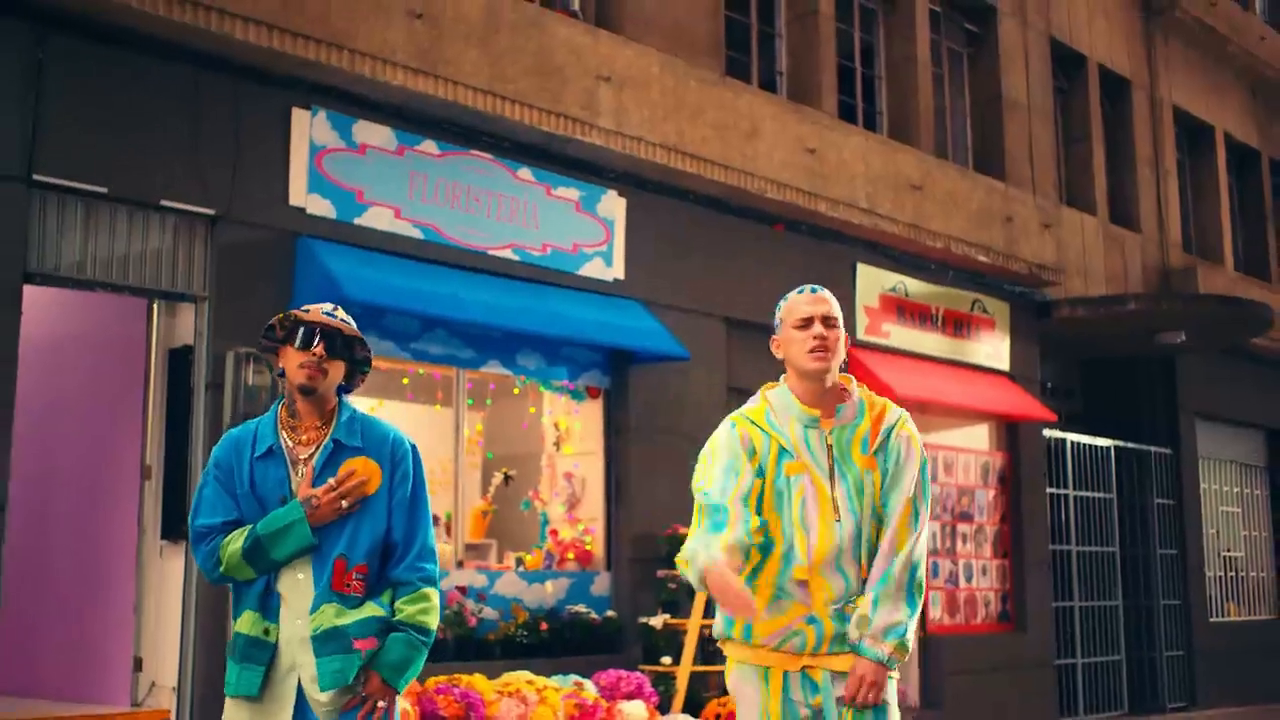
#> input picture frame 14 of sample_data/videos/a group of two men and one woman walking down a sidewalk.mp4, 1280 x 720 px, given in place of output_video_rgb.avi, which was not available
$ jupyter execute 'merge_video'"'"'s.ipynb'
#> lines starting #> are read from the running program, lines starting #| are printed output that depends on the picture
[cell 1]
import cv2
import os
import numpy as np
def merge_videos_side_by_side(input_path1, input_path2, output_path):
    # Open the first video
#> called with output_path = '/mnt/d/marketing/normal/straight.avi'
    cap1 = cv2.VideoCapture(input_path1)
    if not cap1.isOpened():
        print(f"Error: Could not open video file {input_path1}")
        return

    # Open the second video
    cap2 = cv2.VideoCapture(input_path2)
    if not cap2.isOpened():
        print(f"Error: Could not open video file {input_path2}")
        cap1.release()
        return

    # Get the properties of the first video
    width1 = int(cap1.get(cv2.CAP_PROP_FRAME_WIDTH))
    height1 = int(cap1.get(cv2.CAP_PROP_FRAME_HEIGHT))
    fps1 = cap1.get(cv2.CAP_PROP_FPS)

    # Get the properties of the second video
    width2 = int(cap2.get(cv2.CAP_PROP_FRAME_WIDTH))
    height2 = int(cap2.get(cv2.CAP_PROP_FRAME_HEIGHT))
    fps2 = cap2.get(cv2.CAP_PROP_FPS)

    # Check if frame rates are different
    if fps1 != fps2:
        print("Error: Frame rates of the two videos are different.")
        cap1.release()
        cap2.release()
        return

    # Determine the height for resizing (use the smaller height)
    height = min(height1, height2)

    # Calculate the new widths
    new_width1 = int(width1 * (height / height1))
    new_width2 = int(width2 * (height / height2))

    # Total width for the output video
    total_width = new_width1 + new_width2

    # Define the codec and create a VideoWriter object
    fourcc = cv2.VideoWriter_fourcc(*'mp4v')
    out = cv2.VideoWriter(output_path, fourcc, fps1, (total_width, height))

    while cap1.isOpened() or cap2.isOpened():
        ret1, frame1 = cap1.read()
#> frame1 is the input picture: shape (720, 1280, 3); mean B, G, R 75.9, 83, 97.5
        ret2, frame2 = cap2.read()

        # If any video ends, break the loop
        if not ret1 and not ret2:
            break

        # If only one video ends, fill with black frames
        if not ret1:
            frame1 = np.zeros((height, new_width1, 3), dtype=np.uint8)
        if not ret2:
            frame2 = np.zeros((height, new_width2, 3), dtype=np.uint8)

        # Resize frames
        if ret1:
            frame1 = cv2.resize(frame1, (new_width1, height))
        if ret2:
            frame2 = cv2.resize(frame2, (new_width2, height))

        # Concatenate frames horizontally
        combined_frame = np.hstack((frame1, frame2))
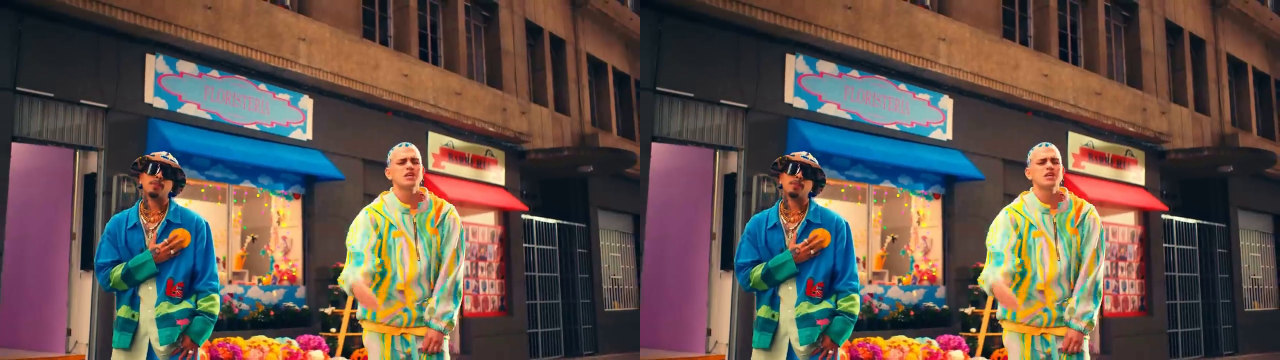
#> combined_frame: shape (720, 2560, 3) (shown at 1/2 size); mean B, G, R 75.9, 83, 97.5

        # Write the combined frame to the output video
        out.write(combined_frame)

    # Release resources
    cap1.release()
    cap2.release()
    out.release()

    print(f"Videos merged side by side successfully into {output_path}")

# Example usage
types = ["straight", "left", "right", "collision"]
for type in types:
    base_path = "/mnt/d/marketing/normal/"
    input_path1 = base_path + type + "/" + "output_video_rgb.avi"
    input_path2 = base_path + type + "/" + "output_video_seg.avi"
    output_path = base_path + type + ".avi"
    merge_videos_side_by_side(input_path1, input_path2, output_path)


merge_videos_side_by_side(input_path1, input_path2, output_path)


$ run again, starting later in the video
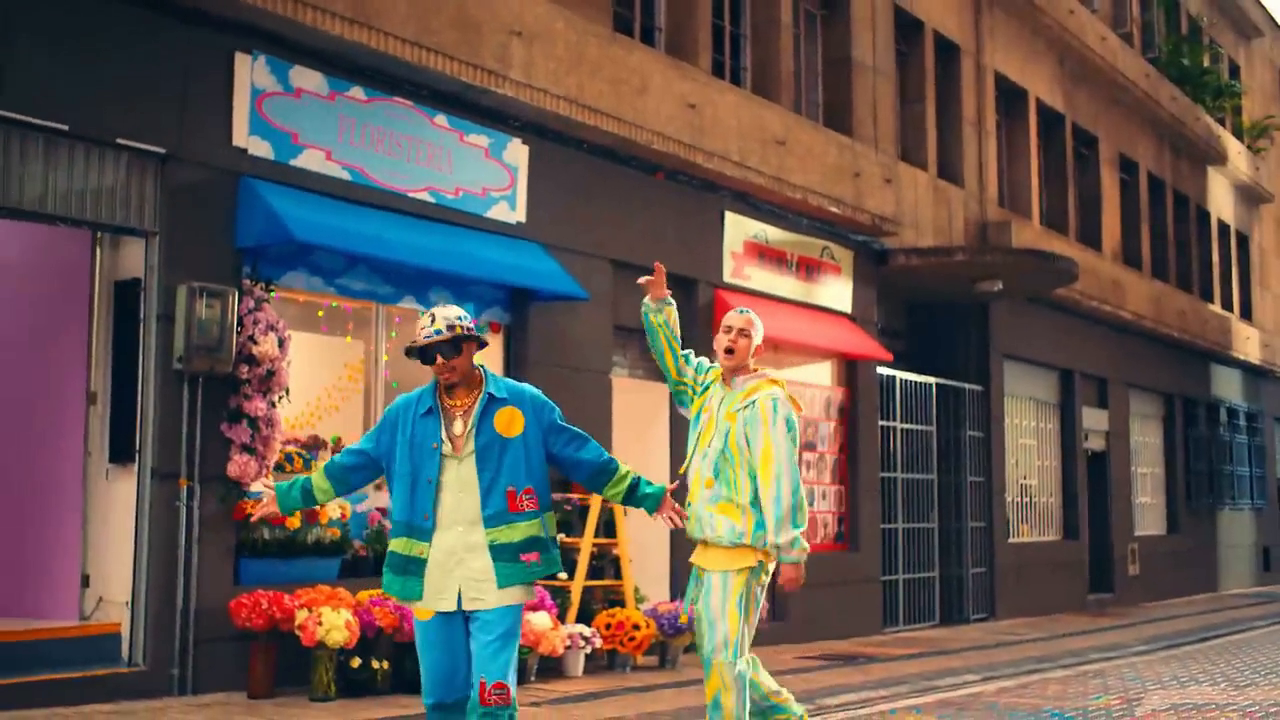
#> input picture frame 63 of sample_data/videos/a group of two men and one woman walking down a sidewalk.mp4, 1280 x 720 px, given in place of output_video_rgb.avi, which was not available
#> in merge_videos_side_by_side, frame1 is the input picture: shape (720, 1280, 3); mean B, G, R 80.3, 87.6, 101.5
#> in merge_videos_side_by_side, `combined_frame = np.hstack((frame1, frame2))`:
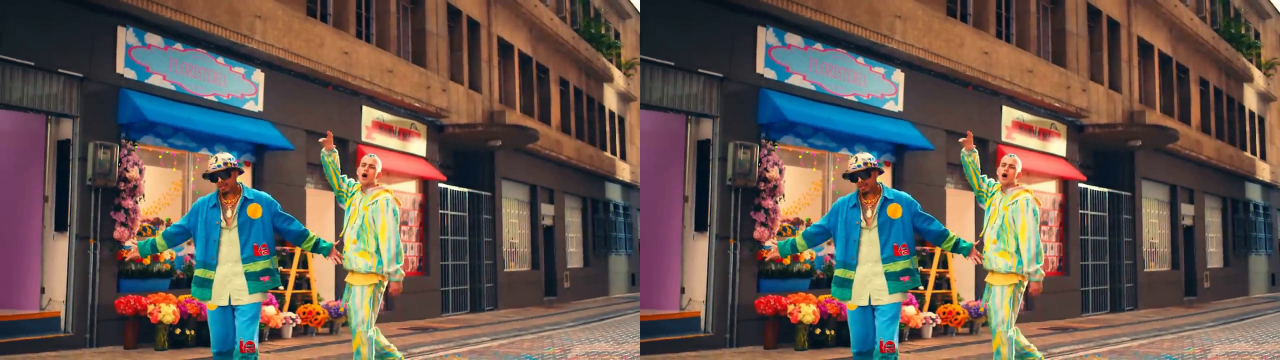
#> combined_frame: shape (720, 2560, 3) (shown at 1/2 size); mean B, G, R 80.3, 87.6, 101.5

$ run again, starting later in the video
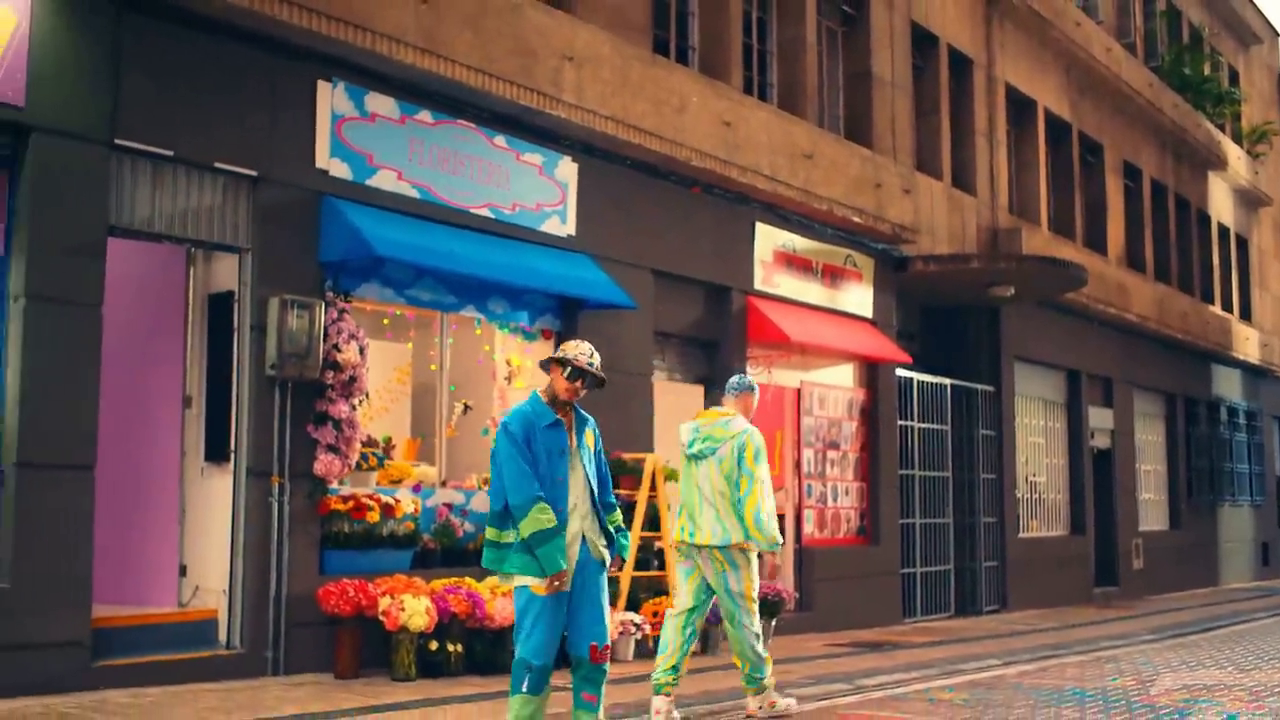
#> input picture frame 112 of sample_data/videos/a group of two men and one woman walking down a sidewalk.mp4, 1280 x 720 px, given in place of output_video_rgb.avi, which was not available
#> in merge_videos_side_by_side, frame1 is the input picture: shape (720, 1280, 3); mean B, G, R 78.9, 86.1, 103.5
#> in merge_videos_side_by_side, `combined_frame = np.hstack((frame1, frame2))`:
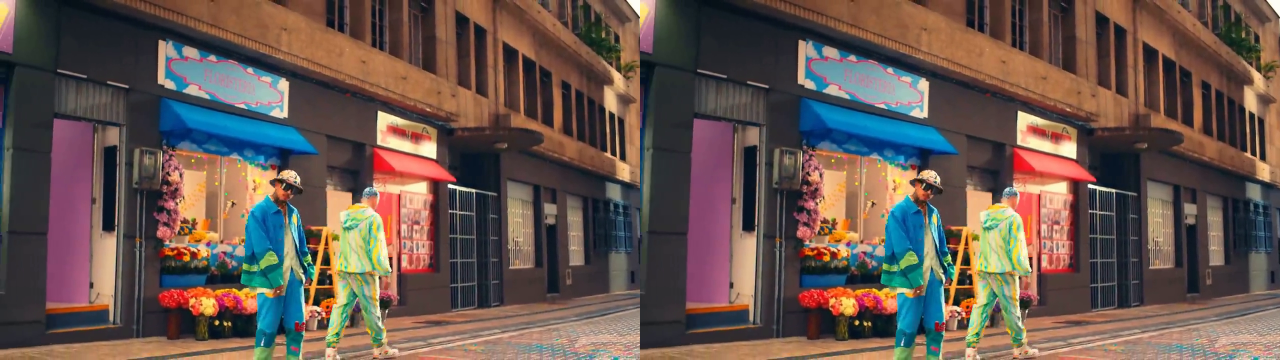
#> combined_frame: shape (720, 2560, 3) (shown at 1/2 size); mean B, G, R 78.9, 86.1, 103.5
